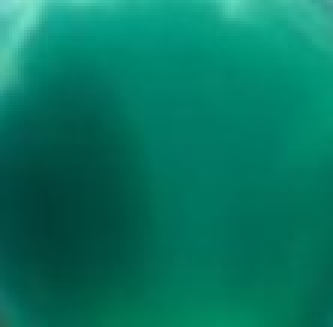
#> input picture 1207070067_Moh Husni Nasrul Haq/balonhijau.jpg, 111 x 109 px (shown 3 times larger)
$ python '7 template matching jumlah balon.py'
#> lines starting #> are read from the running program, lines starting #| are printed output that depends on the picture; after the words box and inside, x2 and y2 are one past the last pixel; in counts of white or black regions, pixels touching at a corner belong together
import cv2
import numpy as np
import matplotlib.pyplot as plt

# Tampilkan kedua gambar
from matplotlib import pyplot as plt

# Panggil dan konversi warna agar sesuai dengan Matplotlib
balon = cv2.imread('balonhijau.jpg')
#> balon is the input picture: shape (109, 111, 3); mean B, G, R 97.5, 119.2, 6.2
balon = cv2.cvtColor(balon, cv2.COLOR_BGR2RGB)

# Panggil dan konversi warna agar sesuai dengan Matplotlib
balonbanyak = cv2.imread('banyakbalon.jpg')
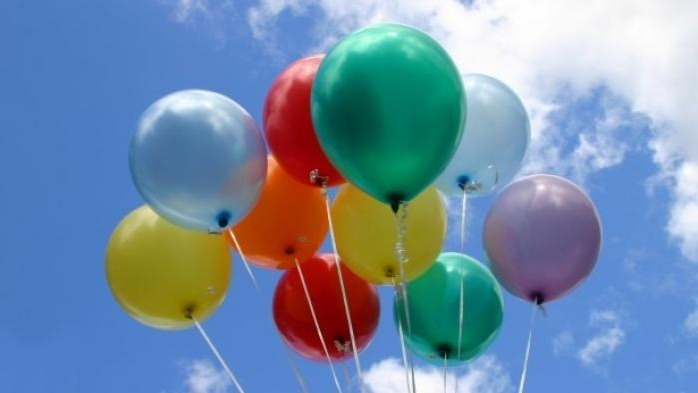
#> input picture 1207070067_Moh Husni Nasrul Haq/banyakbalon.jpg, 698 x 393 px
#> balonbanyak is the input picture: shape (393, 698, 3); mean B, G, R 167.3, 141.2, 115
balonbanyak = cv2.cvtColor(balonbanyak, cv2.COLOR_BGR2RGB)

plt.subplot(121),plt.imshow(balon), plt.title('balon hijau')
plt.subplot(122),plt.imshow(balonbanyak), plt.title('banyaknya balon')
plt.show()
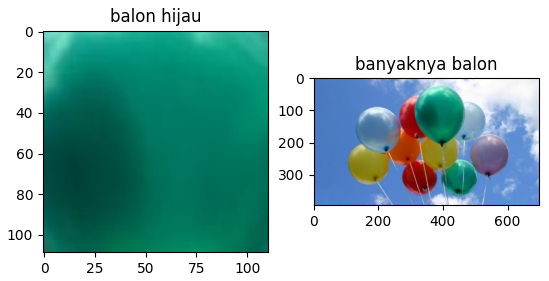
#> figure drawn by matplotlib, 2 panels


# Membaca gambar utuh untuk dicari
img_rgb = cv2.imread('banyakbalon.jpg')
img_gray = cv2.cvtColor(img_rgb, cv2.COLOR_BGR2GRAY)
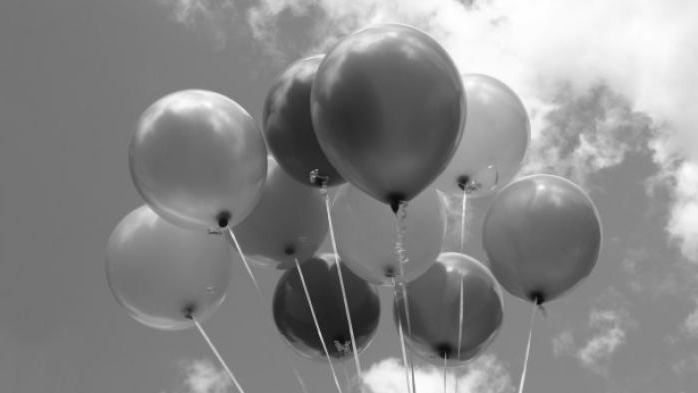
#> img_gray: shape (393, 698); min 6, max 255, mean 136.3

# Membaca template
template = cv2.imread('balonhijau.jpg', 0)
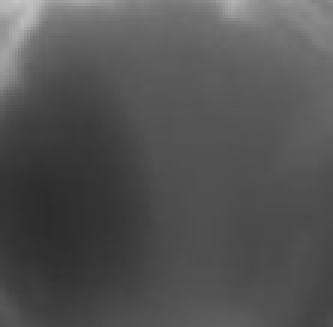
#> template: shape (109, 111) (shown 3 times larger); min 44, max 197, mean 82.9

# Ukuran template. Ukuran ini akan digunakan untuk menggambar kotak
w, h = template.shape[::-1]
#> w = 111; h = 109

# Menggunakan metode COEFF-NORMALIZED
res = cv2.matchTemplate(img_gray, template, cv2.TM_CCOEFF_NORMED)
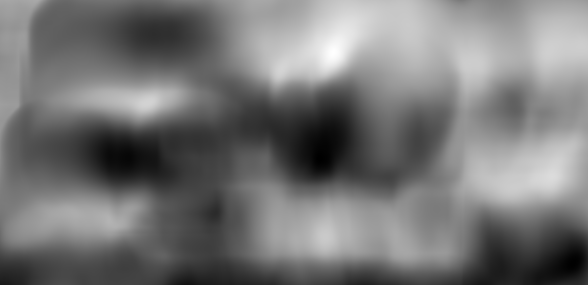
#> res: shape (285, 588) float32; min -0.594, max 1, mean 0.145; drawn with min black and max white

# Mendapatkan posisi lokasi terbaik (koordinat x dan y) dari hasil pencocokan
min_val, max_val, min_loc, max_loc = cv2.minMaxLoc(res)
#> min_val = -0.594; max_val = 1; min_loc = (319, 158); max_loc = (333, 52)

# Mendefinisikan batasan ambang batas deteksi kemiripan titik
threshold = 0.5

# Mencari posisi lokasi yang melebihi ambang batas
loc = np.where(res >= threshold)
#> loc = 26267 positions, rows 0 to 253, columns 97 to 587

# Membuat array kosong untuk menyimpan lokasi-lokasi dari hasil deteksi
lspoint = []
lspoint2 = []
count = 0  # Untuk menyimpan jumlah matching yang ditemukan

for pt in zip(*loc[::-1]):
    # Jika sudah ada, skip lokasi tersebut
    if pt[0] not in lspoint and pt[1] not in lspoint2:
        # Gambar persegi warna kuning dengan ketebalan dua poin
        cv2.rectangle(img_rgb, pt, (pt[0] + w, pt[1] + h), (0, 255, 255), 2)
        for i in range(pt[0] - 9, pt[0] + 9, 1):
            # Tambahkan koordinat x ke list
            lspoint.append(i)
        for k in range(pt[1] - 9, pt[1] + 9, 1):
            # Tambahkan koordinat y ke list
            lspoint2.append(k)
        count += 1  # Berapa jumlah matching yang ditemukan?
    else:
        continue
#> this loop made 26267 passes
#> pt on passes 1 to 12: (313, 0), (314, 0), (315, 0), (316, 0), (317, 0), (318, 0), (319, 0), (320, 0), (321, 0), (322, 0), (323, 0), (324, 0)
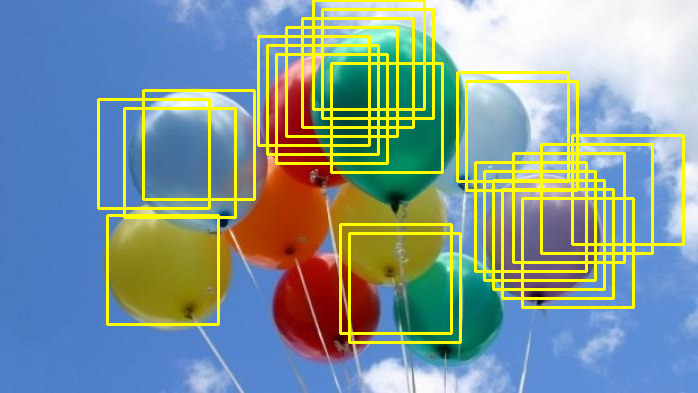
#> img_rgb: shape (393, 698, 3); 10.86% of pixels changed, all inside (x1, y1, x2, y2) = (97, 0, 685, 344)
#> after the loop, count = 24; lspoint = 432 values, max 580 at index 251, min 89 at index 198, mean 355.4; lspoint2 = 432 values, max 241 at index 431, min -9 at index 0, mean 112.2

print("Jumlah objek ditemukan:", count)
#| Jumlah objek ditemukan: 24

# Tampilkan dengan imshow
plt.imshow(cv2.cvtColor(img_rgb, cv2.COLOR_BGR2RGB))
plt.show()
